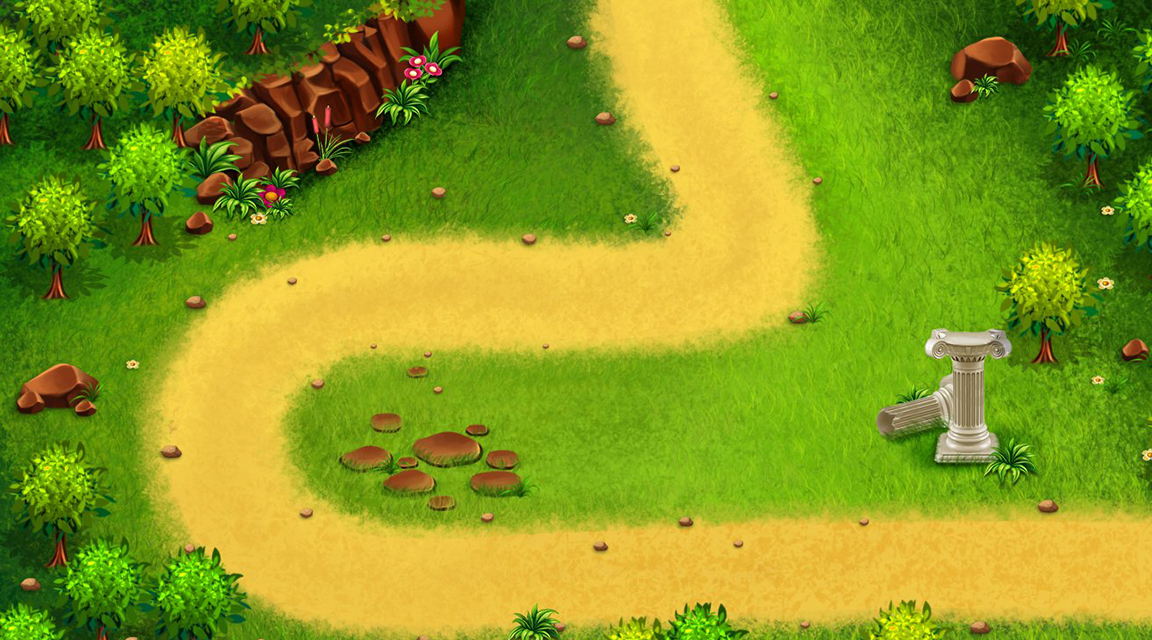

Rendered tile map (Tiled .tmx) drawn with the repository's tilesets; below, a short description and the full map source, tile grids included:
An orthogonal 18x10 tile map with 64x64 px tiles, 1 tile layer (Tile Layer 1).

<map version="1.0" tiledversion="1.1.0" orientation="orthogonal" renderorder="right-down" width="18" height="10" tilewidth="64" tileheight="64" infinite="0" nextobjectid="1">
 <tileset firstgid="1" source="map5.tsx" />
 <layer name="Tile Layer 1" width="18" height="10">
  <data encoding="csv">
1,2,3,4,5,6,7,8,9,10,11,12,13,14,15,16,17,18,
19,20,21,22,23,24,25,26,27,28,29,30,31,32,33,34,35,36,
37,38,39,40,41,42,43,44,45,46,47,48,49,50,51,52,53,54,
55,56,57,58,59,60,61,62,63,64,65,66,67,68,69,70,71,72,
73,74,75,76,77,78,79,80,81,82,83,84,85,86,87,88,89,90,
91,92,93,94,95,96,97,98,99,100,101,102,103,104,105,106,107,108,
109,110,111,112,113,114,115,116,117,118,119,120,121,122,123,124,125,126,
127,128,129,130,131,132,133,134,135,136,137,138,139,140,141,142,143,144,
145,146,147,148,149,150,151,152,153,154,155,156,157,158,159,160,161,162,
163,164,165,166,167,168,169,170,171,172,173,174,175,176,177,178,179,180
</data>
 </layer>
</map>
